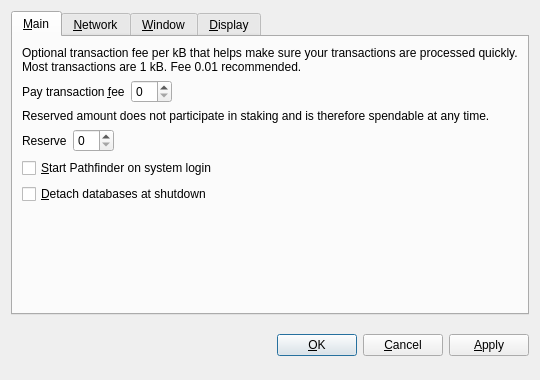
<?xml version="1.0" encoding="UTF-8"?>
<ui version="4.0">
 <class>OptionsDialog</class>
 <widget class="QDialog" name="OptionsDialog">
  <property name="geometry">
   <rect>
    <x>0</x>
    <y>0</y>
    <width>540</width>
    <height>380</height>
   </rect>
  </property>
  <property name="windowTitle">
   <string>Options</string>
  </property>
  <property name="modal">
   <bool>true</bool>
  </property>
  <layout class="QVBoxLayout" name="verticalLayout">
   <item>
    <widget class="QTabWidget" name="tabWidget">
     <property name="tabPosition">
      <enum>QTabWidget::North</enum>
     </property>
     <property name="currentIndex">
      <number>0</number>
     </property>
     <widget class="QWidget" name="tabMain">
      <attribute name="title">
       <string>&amp;Main</string>
      </attribute>
      <layout class="QVBoxLayout" name="verticalLayout_Main">
       <item>
        <widget class="QLabel" name="transactionFeeInfoLabel">
         <property name="text">
          <string>Optional transaction fee per kB that helps make sure your transactions are processed quickly. Most transactions are 1 kB. Fee 0.01 recommended.</string>
         </property>
         <property name="textFormat">
          <enum>Qt::PlainText</enum>
         </property>
         <property name="wordWrap">
          <bool>true</bool>
         </property>
        </widget>
       </item>
       <item>
        <layout class="QHBoxLayout" name="horizontalLayoutFee">
         <item>
          <widget class="QLabel" name="transactionFeeLabel">
           <property name="text">
            <string>Pay transaction &amp;fee</string>
           </property>
           <property name="textFormat">
            <enum>Qt::PlainText</enum>
           </property>
           <property name="buddy">
            <cstring>transactionFee</cstring>
           </property>
          </widget>
         </item>
         <item>
          <widget class="BitcoinAmountField" name="transactionFee"/>
         </item>
         <item>
          <spacer name="horizontalSpacerFee">
           <property name="orientation">
            <enum>Qt::Horizontal</enum>
           </property>
           <property name="sizeHint" stdset="0">
            <size>
             <width>40</width>
             <height>20</height>
            </size>
           </property>
          </spacer>
         </item>
        </layout>
       </item>
       <item>
        <widget class="QLabel" name="reserveBalanceInfoLabel">
         <property name="text">
          <string>Reserved amount does not participate in staking and is therefore spendable at any time.</string>
         </property>
         <property name="textFormat">
          <enum>Qt::PlainText</enum>
         </property>
         <property name="wordWrap">
          <bool>true</bool>
         </property>
        </widget>
       </item>
       <item>
        <layout class="QHBoxLayout" name="horizontalLayoutReserveBalance">
         <item>
          <widget class="QLabel" name="reserveBalanceLabel">
           <property name="text">
            <string>Reserve</string>
           </property>
           <property name="textFormat">
            <enum>Qt::PlainText</enum>
           </property>
           <property name="buddy">
            <cstring>reserveBalance</cstring>
           </property>
          </widget>
         </item>
         <item>
          <widget class="BitcoinAmountField" name="reserveBalance"/>
         </item>
         <item>
          <spacer name="horizontalSpacerReserveBalance">
           <property name="orientation">
            <enum>Qt::Horizontal</enum>
           </property>
           <property name="sizeHint" stdset="0">
            <size>
             <width>40</width>
             <height>20</height>
            </size>
           </property>
          </spacer>
         </item>
        </layout>
       </item>
       <item>
        <widget class="QCheckBox" name="bitcoinAtStartup">
         <property name="toolTip">
          <string>Automatically start Pathfinder after logging in to the system.</string>
         </property>
         <property name="text">
          <string>&amp;Start Pathfinder on system login</string>
         </property>
        </widget>
       </item>
       <item>
        <widget class="QCheckBox" name="detachDatabases">
         <property name="toolTip">
          <string>Detach block and address databases at shutdown. This means they can be moved to another data directory, but it slows down shutdown. The wallet is always detached.</string>
         </property>
         <property name="text">
          <string>&amp;Detach databases at shutdown</string>
         </property>
        </widget>
       </item>
       <item>
        <spacer name="verticalSpacer_Main">
         <property name="orientation">
          <enum>Qt::Vertical</enum>
         </property>
         <property name="sizeHint" stdset="0">
          <size>
           <width>20</width>
           <height>40</height>
          </size>
         </property>
        </spacer>
       </item>
      </layout>
     </widget>
     <widget class="QWidget" name="tabNetwork">
      <attribute name="title">
       <string>&amp;Network</string>
      </attribute>
      <layout class="QVBoxLayout" name="verticalLayout_Network">
       <item>
        <widget class="QCheckBox" name="mapPortUpnp">
         <property name="toolTip">
          <string>Automatically open the Pathfinder client port on the router. This only works when your router supports UPnP and it is enabled.</string>
         </property>
         <property name="text">
          <string>Map port using &amp;UPnP</string>
         </property>
        </widget>
       </item>
       <item>
        <widget class="QCheckBox" name="connectSocks">
         <property name="toolTip">
          <string>Connect to the Pathfinder network through a SOCKS proxy (e.g. when connecting through Tor).</string>
         </property>
         <property name="text">
          <string>&amp;Connect through SOCKS proxy:</string>
         </property>
        </widget>
       </item>
       <item>
        <layout class="QHBoxLayout" name="horizontalLayout_Network">
         <item>
          <widget class="QLabel" name="proxyIpLabel">
           <property name="text">
            <string>Proxy &amp;IP:</string>
           </property>
           <property name="textFormat">
            <enum>Qt::PlainText</enum>
           </property>
           <property name="buddy">
            <cstring>proxyIp</cstring>
           </property>
          </widget>
         </item>
         <item>
          <widget class="QValidatedLineEdit" name="proxyIp">
           <property name="maximumSize">
            <size>
             <width>140</width>
             <height>16777215</height>
            </size>
           </property>
           <property name="toolTip">
            <string>IP address of the proxy (e.g. 127.0.0.1)</string>
           </property>
          </widget>
         </item>
         <item>
          <widget class="QLabel" name="proxyPortLabel">
           <property name="text">
            <string>&amp;Port:</string>
           </property>
           <property name="textFormat">
            <enum>Qt::PlainText</enum>
           </property>
           <property name="buddy">
            <cstring>proxyPort</cstring>
           </property>
          </widget>
         </item>
         <item>
          <widget class="QLineEdit" name="proxyPort">
           <property name="maximumSize">
            <size>
             <width>55</width>
             <height>16777215</height>
            </size>
           </property>
           <property name="toolTip">
            <string>Port of the proxy (e.g. 9050)</string>
           </property>
          </widget>
         </item>
         <item>
          <widget class="QLabel" name="socksVersionLabel">
           <property name="text">
            <string>SOCKS &amp;Version:</string>
           </property>
           <property name="textFormat">
            <enum>Qt::PlainText</enum>
           </property>
           <property name="buddy">
            <cstring>socksVersion</cstring>
           </property>
          </widget>
         </item>
         <item>
          <widget class="QValueComboBox" name="socksVersion">
           <property name="toolTip">
            <string>SOCKS version of the proxy (e.g. 5)</string>
           </property>
          </widget>
         </item>
         <item>
          <spacer name="horizontalSpacer_Network">
           <property name="orientation">
            <enum>Qt::Horizontal</enum>
           </property>
           <property name="sizeHint" stdset="0">
            <size>
             <width>40</width>
             <height>20</height>
            </size>
           </property>
          </spacer>
         </item>
        </layout>
       </item>
       <item>
        <spacer name="verticalSpacer_Network">
         <property name="orientation">
          <enum>Qt::Vertical</enum>
         </property>
         <property name="sizeHint" stdset="0">
          <size>
           <width>20</width>
           <height>40</height>
          </size>
         </property>
        </spacer>
       </item>
      </layout>
     </widget>
     <widget class="QWidget" name="tabWindow">
      <attribute name="title">
       <string>&amp;Window</string>
      </attribute>
      <layout class="QVBoxLayout" name="verticalLayout_Window">
       <item>
        <widget class="QCheckBox" name="minimizeToTray">
         <property name="toolTip">
          <string>Show only a tray icon after minimizing the window.</string>
         </property>
         <property name="text">
          <string>&amp;Minimize to the tray instead of the taskbar</string>
         </property>
        </widget>
       </item>
       <item>
        <widget class="QCheckBox" name="minimizeOnClose">
         <property name="toolTip">
          <string>Minimize instead of exit the application when the window is closed. When this option is enabled, the application will be closed only after selecting Quit in the menu.</string>
         </property>
         <property name="text">
          <string>M&amp;inimize on close</string>
         </property>
        </widget>
       </item>
       <item>
        <spacer name="verticalSpacer_Window">
         <property name="orientation">
          <enum>Qt::Vertical</enum>
         </property>
         <property name="sizeHint" stdset="0">
          <size>
           <width>20</width>
           <height>40</height>
          </size>
         </property>
        </spacer>
       </item>
      </layout>
     </widget>
     <widget class="QWidget" name="tabDisplay">
      <attribute name="title">
       <string>&amp;Display</string>
      </attribute>
      <layout class="QVBoxLayout" name="verticalLayout_Display">
       <item>
        <layout class="QHBoxLayout" name="horizontalLayout_1_Display">
         <item>
          <widget class="QLabel" name="langLabel">
           <property name="text">
            <string>User Interface &amp;language:</string>
           </property>
           <property name="textFormat">
            <enum>Qt::PlainText</enum>
           </property>
           <property name="buddy">
            <cstring>lang</cstring>
           </property>
          </widget>
         </item>
         <item>
          <widget class="QValueComboBox" name="lang">
           <property name="toolTip">
            <string>The user interface language can be set here. This setting will take effect after restarting Pathfinder.</string>
           </property>
          </widget>
         </item>
        </layout>
       </item>
       <item>
        <layout class="QHBoxLayout" name="horizontalLayout_2_Display">
         <item>
          <widget class="QLabel" name="unitLabel">
           <property name="text">
            <string>&amp;Unit to show amounts in:</string>
           </property>
           <property name="textFormat">
            <enum>Qt::PlainText</enum>
           </property>
           <property name="buddy">
            <cstring>unit</cstring>
           </property>
          </widget>
         </item>
         <item>
          <widget class="QValueComboBox" name="unit">
           <property name="toolTip">
            <string>Choose the default subdivision unit to show in the interface and when sending coins.</string>
           </property>
          </widget>
         </item>
        </layout>
       </item>
       <item>
        <widget class="QCheckBox" name="displayAddresses">
         <property name="toolTip">
          <string>Whether to show Pathfinder addresses in the transaction list or not.</string>
         </property>
         <property name="text">
          <string>&amp;Display addresses in transaction list</string>
         </property>
        </widget>
       </item>
       <item>
        <widget class="QCheckBox" name="coinControlFeatures">
         <property name="toolTip">
          <string>Whether to show coin control features or not.</string>
         </property>
         <property name="text">
          <string>Display coin &amp;control features (experts only!)</string>
         </property>
        </widget>
       </item>
       <item>
        <spacer name="verticalSpacer_Display">
         <property name="orientation">
          <enum>Qt::Vertical</enum>
         </property>
         <property name="sizeHint" stdset="0">
          <size>
           <width>20</width>
           <height>40</height>
          </size>
         </property>
        </spacer>
       </item>
      </layout>
     </widget>
    </widget>
   </item>
   <item>
    <layout class="QHBoxLayout" name="horizontalLayout_Buttons">
     <item>
      <spacer name="horizontalSpacer_1">
       <property name="orientation">
        <enum>Qt::Horizontal</enum>
       </property>
       <property name="sizeHint" stdset="0">
        <size>
         <width>40</width>
         <height>48</height>
        </size>
       </property>
      </spacer>
     </item>
     <item>
      <widget class="QLabel" name="statusLabel">
       <property name="font">
        <font>
         <weight>75</weight>
         <bold>true</bold>
        </font>
       </property>
       <property name="text">
        <string/>
       </property>
       <property name="textFormat">
        <enum>Qt::PlainText</enum>
       </property>
       <property name="wordWrap">
        <bool>true</bool>
       </property>
      </widget>
     </item>
     <item>
      <spacer name="horizontalSpacer_2">
       <property name="orientation">
        <enum>Qt::Horizontal</enum>
       </property>
       <property name="sizeHint" stdset="0">
        <size>
         <width>40</width>
         <height>48</height>
        </size>
       </property>
      </spacer>
     </item>
     <item>
      <widget class="QPushButton" name="okButton">
       <property name="text">
        <string>&amp;OK</string>
       </property>
      </widget>
     </item>
     <item>
      <widget class="QPushButton" name="cancelButton">
       <property name="text">
        <string>&amp;Cancel</string>
       </property>
       <property name="autoDefault">
        <bool>false</bool>
       </property>
      </widget>
     </item>
     <item>
      <widget class="QPushButton" name="applyButton">
       <property name="text">
        <string>&amp;Apply</string>
       </property>
       <property name="autoDefault">
        <bool>false</bool>
       </property>
      </widget>
     </item>
    </layout>
   </item>
  </layout>
 </widget>
 <customwidgets>
  <customwidget>
   <class>BitcoinAmountField</class>
   <extends>QSpinBox</extends>
   <header>bitcoinamountfield.h</header>
  </customwidget>
  <customwidget>
   <class>QValueComboBox</class>
   <extends>QComboBox</extends>
   <header>qvaluecombobox.h</header>
  </customwidget>
  <customwidget>
   <class>QValidatedLineEdit</class>
   <extends>QLineEdit</extends>
   <header>qvalidatedlineedit.h</header>
  </customwidget>
 </customwidgets>
 <resources/>
 <connections/>
</ui>
